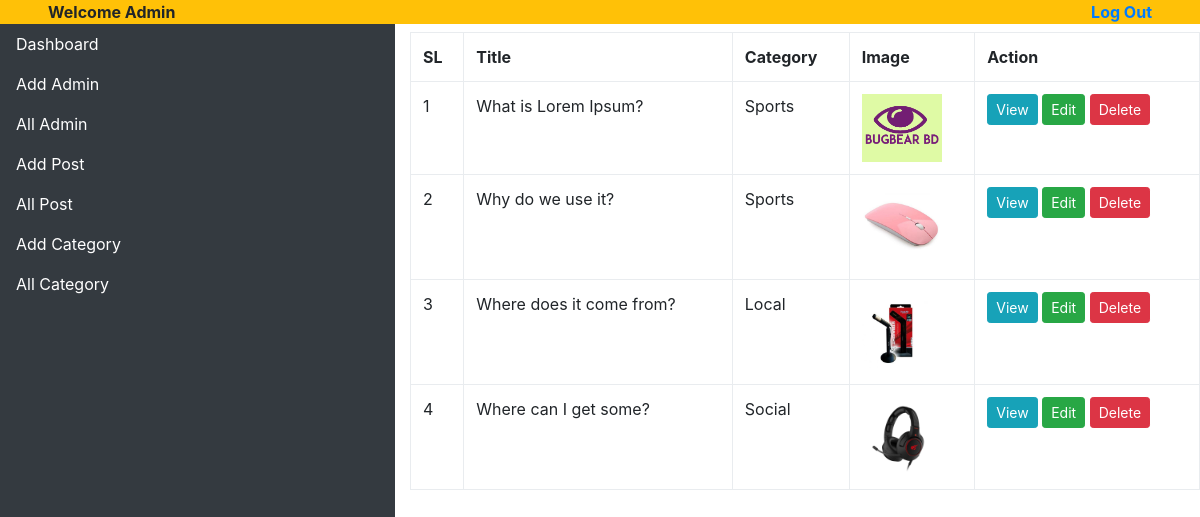
Page /adminpanel/all_post.php (signed in) on the committed database.
### tables this page shows
CREATE TABLE `posts` (
  `post_id` int(11) NOT NULL,
  `post_title` varchar(255) NOT NULL,
  `cate_id` int(2) NOT NULL,
  `post_thumb` varchar(255) NOT NULL,
  `post_desc` text NOT NULL,
  `post_by` varchar(191) NOT NULL,
  `post_date` varchar(255) NOT NULL,
  `post_status` int(11) NOT NULL DEFAULT '1'
);

CREATE TABLE `categories` (
  `cate_id` int(11) NOT NULL,
  `cate_name` varchar(255) NOT NULL,
  `cate_status` int(2) NOT NULL
);

### adminpanel/all_post.php (the view)
<?php
	include 'library/header.php';
	include '../connection.php';
	$sql = "Select categories.cate_name,posts.* FROM posts INNER JOIN categories ON categories.cate_id = posts.cate_id";
	$run = mysqli_query($con,$sql);
?>
			<table class="table table-bordered mt-2">
				<tr>
					<th>SL</th>
					<th>Title</th>
					<th>Category</th>
					<th>Image</th>
					<th>Action</th>
				</tr>
				<?php
					$sl = 1;
					while($result = mysqli_fetch_assoc($run)){
						?>
				<tr>
					<td><?php echo $sl++ ?></td>
					<td><?php echo $result['post_title']; ?></td>
					<td><?php echo $result['cate_name']; ?></td>
					<td><img src="../<?php echo $result['post_thumb']; ?>" width="80px" alt="" /></td>
					<td>
						<a href="" class="btn btn-sm btn-info">View</a>
						<a href="editpost.php?post_id=<?php echo $result['post_id']; ?>" class="btn btn-sm btn-success">Edit</a>
						<a href="" class="btn btn-sm btn-danger">Delete</a>
					</td>
				</tr>
				<?php
					}
				?>
			</table>
<?php include 'library/footer.php'; ?>

### adminpanel/library/header.php (shortened to what this page needs)
<!DOCTYPE HTML>
<html lang="en-US">
<head>
	<link rel="stylesheet" href="../css/bootstrap.min.css" />
	<link rel="stylesheet" href="../css/style.css" />
</head>
<body>
	<div class="">
		<div class="">
			<div class="bg-warning">
				<strong class="ml-5">Welcome <?php echo $_SESSION['name']; ?></strong>
				<strong class="float-right mr-5"><a href="logout.php">Log Out</a></strong>
			</div>
			<div class="row">
			<div class="col-md-4 bg-dark" style="height:800px;">
				<ul class="nav flex-column bg-dark">
				  <li class="nav-item">
					<a class="nav-link active text-white" href="">Dashboard</a>
				  </li>
				  <li class="nav-item">
					<a class="nav-link text-white" href="add_admin.php">Add Admin</a>
				  </li>
				  <li class="nav-item">
					<a class="nav-link text-white" href="all_admin.php">All Admin</a>
				  </li>
				  <li class="nav-item">
					<a class="nav-link text-white" href="add_post.php">Add Post</a>
				  </li>
				  <li class="nav-item">
					<a class="nav-link text-white" href="all_post.php">All Post</a>
				  </li>
				  <li class="nav-item">
					<a class="nav-link text-white" href="add_category.php">Add Category</a>
				  </li>
				  <li class="nav-item">
					<a class="nav-link text-white" href="all_category.php">All Category</a>
				  </li>
				</ul>
			</div>
			<div class="col-md-8">

### adminpanel/library/footer.php (shortened to what this page needs)
		</div>
		</div>
	</div>
</body>
</html>

### rows in the picture
posts: post_title "What is Lorem Ipsum?", cate.cate_name "Sports", post_thumb (picture)
posts: post_title "Why do we use it?", cate.cate_name "Sports", post_thumb (picture)
posts: post_title "Where does it come from?", cate.cate_name "Local", post_thumb (picture)
posts: post_title "Where can I get some?", cate.cate_name "Social", post_thumb (picture)

### other values in the picture
$_SESSION['name'] "Admin"
